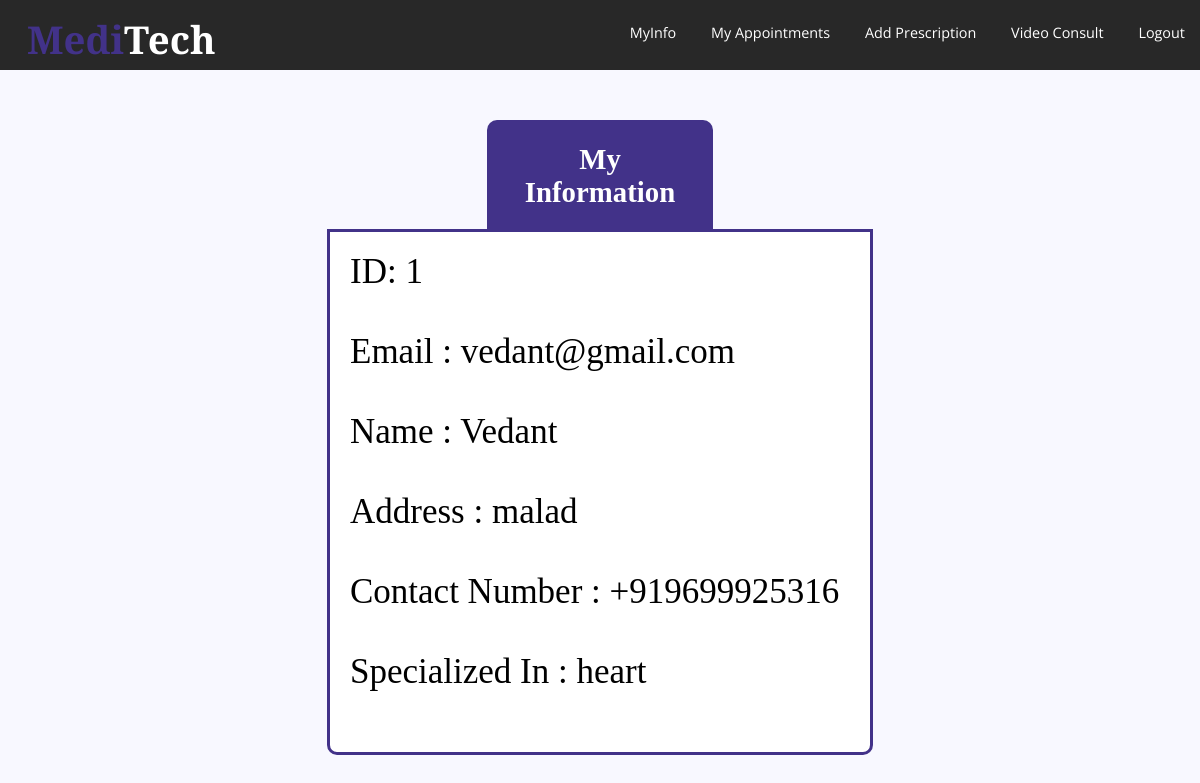
The page /presentaionlayer/doctor/index2.php (signed in) on the database its author committed.
### tables this page shows
CREATE TABLE `doctor` (
  `DoctorID` int(11) NOT NULL,
  `Doctorname` varchar(255) NOT NULL,
  `email` varchar(50) NOT NULL,
  `Address` varchar(255) NOT NULL,
  `ContactNumber` varchar(255) NOT NULL,
  `password` varchar(255) NOT NULL,
  `categorey` varchar(255) NOT NULL
);

### datalayer/server.php (called while the page is built, shortened)
<?php
$mysqli = new mysqli("localhost","root","","registration");
$doctorprofile=isset($_SESSION['DoctorID']);
$querydoctor="SELECT * FROM doctor WHERE DoctorID=('$doctorprofile')";
 $resultdoctor= mysqli_query($mysqli, $querydoctor);
 $colD= mysqli_fetch_assoc($resultdoctor);
			 ?>

### presentaionlayer/doctor/index2.php (the view, shortened to what this page needs)
<?php include ('../../datalayer/server.php'); ?>
<!DOCTYPE html>
<html>
<head>
	<link rel="stylesheet"  href="style3.css">
</head>
<header>
<h1>Medi<span>Tech</span></h1>
		<nav>
		<ul >
			<li><a href="index2.php">MyInfo</a></li>
			<li><a href="doctorapp.php">My Appointments</a></li>
			<li><a href="add.php">Add Prescription</a></li>
			<li><a href="https://vedant-kadam-noobie.github.io/agrovideo.github.io/">Video Consult</a></li>
			<li><a href="../../applicationlayer/Doctorpatient.php">Logout</a></li>
		</ul>
	</nav>
</header>
<body >
	<div class="header">
	<h2>My Information</h2>
</div>
<form method="post" action="index2.php" class="info">
<div class="Dcontent">
	<label>ID: <?php echo "" .$_SESSION['DoctorID'];?></label>
	 	   <br>
	 	   <br>
	 	   <label> Email : <?php echo $colD['email']; ?></label>
	 	   	 	   <br>
	 	   <br>
	 	   <label> Name : <?php echo $colD['Doctorname']; ?></label>
	 	   	 	   <br>
	 	   <br>
	 	   <label> Address : <?php echo $colD['Address']; ?></label>
	 	   	 	   <br>
	 	   <br>
	 	   <label> Contact Number : <?php echo $colD['ContactNumber']; ?></label>
	 	   	 	   <br>
	 	   <br>
	 	   <label> Specialized In : <?php echo $colD['categorey']; ?></label>
	 	   	 	   <br>
	 	   <br>
</div>
</form>
</body>
</html>

### presentaionlayer/doctor/style3.css (style rules this page uses)
body,html { margin: 0; padding: 0; }
header { width: 100%; height: 70px; background-color: #282828; }
h1 { position: absolute; padding: 3px; float: left; margin-left: 2%; margin-top: 10px; font-family: 'Alfa Slab One',cursive; color: #423289; }
span { color: #ffffff; }
ul { width: auto; float: right; margin-top: 8px; }
li { display: inline-block; padding: 15px 15px; }
a { text-align: center; color: #ffffff; text-decoration: none; font-family: 'Open Sans',sans-serif; font-size: 1.2vw; }
.Dcontent { font-weight: 35px; font-size: 35px; }
* { margin: 0px; padding: 0px; }
body { font-size: 120%; background: #F8F8FF; }
.header { width:15%; margin: auto; margin-top: 50px; color: white; background: #423289; text-align: center; border: 3px solid #423289; border-bottom: none; border-radius: 10px 10px 0px 0px ; padding: 20px; }
.info { margin:auto; width: 500px; padding: 20px; border: 3px solid #423289; background: white; border-radius: 0px 0px 10px 10px; }

### rows shown on the page
doctor: email "vedant@gmail.com", Doctorname "Vedant", Address "malad", ContactNumber "+919699925316", categorey "heart"

### other values the page prints
$_SESSION['DoctorID'] "1"
